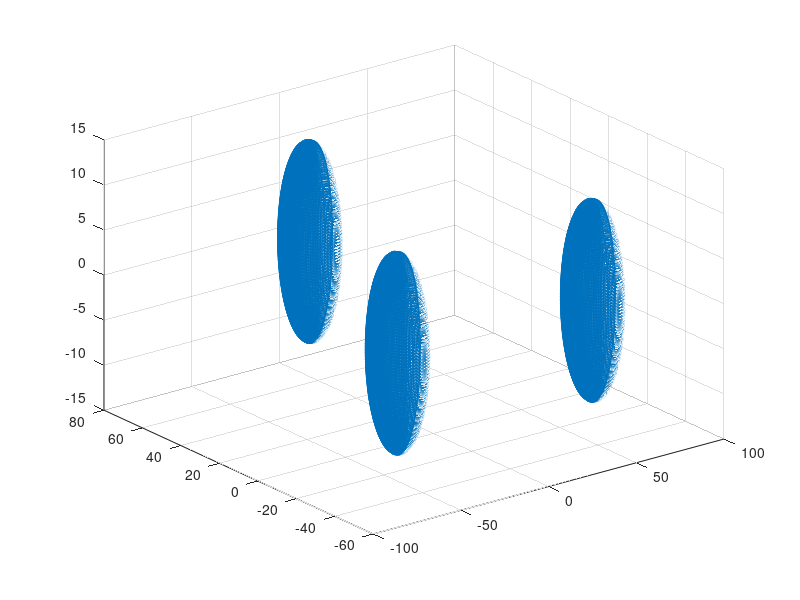

The MATLAB script that drew this image: (Note: this script raises an error after producing the figure.)
function main()
    addpath('astra\astra-1.9.0.dev11\tools')
    addpath('astra\astra-1.9.0.dev11\mex')
    simPath='prism/tilt/';
    GTPath='prism/stack/';
    nGrid = 256;
    [X, Y, Z] = meshgrid(linspace(-127.5,127.5, nGrid));
    QP = [X(:) Y(:) Z(:)];
    rng(999)
    betas = -90:3:90;
    %%%%%%%%%%%%%%%
    sampleVolume = 1000;
    for sample = 1:sampleVolume
        disp(['current sample: ',num2str(sample),'/',num2str(sampleVolume)])
        simname=strcat(simPath,num2str(sample),'.tif');
        GTname=strcat(GTPath,num2str(sample),'.tif');
        P0 = rand()*40+80;
        P1 = rand()*10+10;
        [tipX,tipY,tipZ] = sphere(100);
        tipX = tipX(:)*P1;
        tipY = tipY(:)*P1;
        tipZ = tipZ(:)*P1;
        T = [tipX - P0/2, tipY, tipZ;
            tipX + P0/2, tipY, tipZ;
            tipX     , tipY + P0/2*sqrt(3), tipZ];
        T(:,2) = T(:,2) - P0/2*sqrt(3)/3;
        scatter3(T(:,1),T(:,2),T(:,3))
        T = rand_rot_3D(T);
        T = rand_trans_3D(T);
        S = delaunayTriangulation(T);
        indexIntersect = (~isnan(pointLocation(S, QP)));
        mask = double(reshape(indexIntersect, [nGrid nGrid nGrid]));
        imSaver(mask,GTname)
        projs = projector(mask,betas,nGrid);
        imSaver(projs/max(projs(:)),simname)
    end
    
    
end

function vertices = rand_rot_3D(vertices)
    t = rand()*360;
    RZ1 = [cosd(t) -sind(t) 0;
          sind(t)  cosd(t) 0;
          0 0 1];  
    t = rand()*360;
    RX = [1           0            0;
           0 cosd(t) -sind(t);
          0 sind(t)  cosd(t)];
    t = rand()*360;
    RZ2 = [cosd(t) -sind(t) 0;
          sind(t)  cosd(t) 0;
          0 0 1];      
    vertices=vertices*RZ1;
    vertices=vertices*RX;
    vertices=vertices*RZ2;   
end

function vertices = rand_trans_3D(vertices)
    vertices = vertices + (rand([1,3])*10-5);
end

function proj = projector(mask,betas,nGrid)
    vol_geom = astra_create_vol_geom(nGrid,nGrid,nGrid);
    proj_geom = astra_create_proj_geom('parallel3d', 1.0, 1.0, nGrid, nGrid, betas/180*pi+pi/2); %carefully cabrilated, don't change
    [proj_id, proj_data] = astra_create_sino3d_cuda(permute(mask,[3,2,1]), proj_geom, vol_geom);%carefully cabrilated, don't change
    proj_data = permute(proj_data,[3,1,2]);%carefully cabrilated, don't change
    proj = proj_data;
    astra_mex_data3d('delete', proj_id);
end

function imSaver(im,path)
    for i = 1:size(im,3)
        if i==1
            imwrite(im(:, :, i), path, 'WriteMode', 'overwrite',  'Compression','none');
        else
            imwrite(im(:, :, i), path, 'WriteMode', 'append',  'Compression','none');
        end 
    end

end